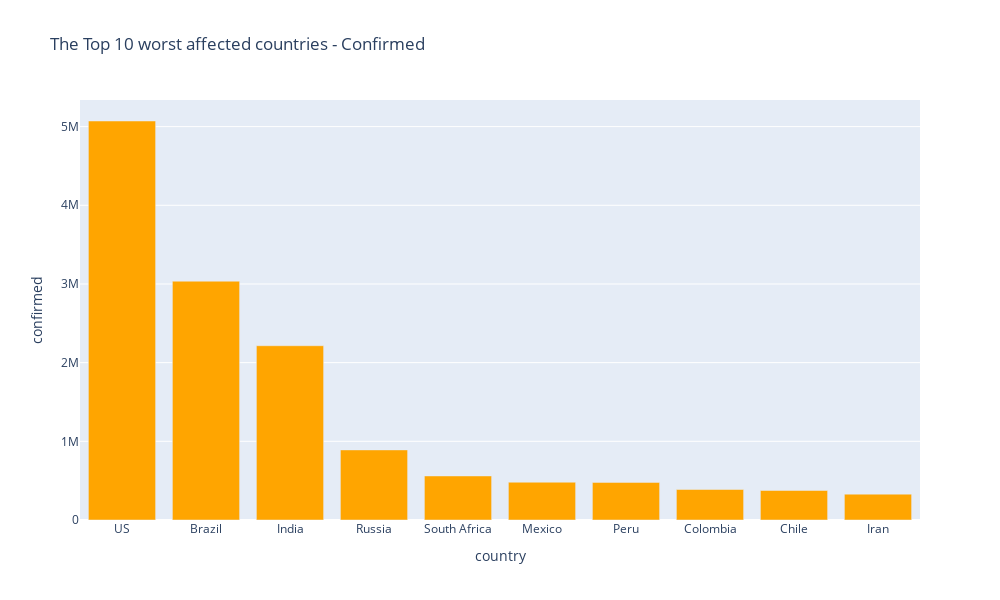

The cell this chart's notebook holds for it:
### Markdown cell above
### Bar chart with the top 10 worst hit countries - confirmed

### Code cell
fig = px.bar(sorted_confirmed,
    x = "country",
    y = "confirmed",
    title= "The Top 10 worst affected countries - Confirmed", 
    color_discrete_sequence=["orange"], 
    height=600,
    width=1000
)

#fig.write_image("images/fig3.png")
fig.show()

### Figure 1 — Plotly figure (JSON) as saved in the notebook; plotly's stock layout.template omitted (floating-point values rounded to 4 significant figures)
{"data": [{"alignmentgroup": "True", "hovertemplate": "country=%{x}<br>confirmed=%{y}<extra></extra>", "legendgroup": "", "marker": {"color": "orange"}, "name": "", "offsetgroup": "", "orientation": "v", "showlegend": false, "textposition": "auto", "type": "bar", "x": ["US", "Brazil", "India", "Russia", "South Africa", "Mexico", "Peru", "Colombia", "Chile", "Iran"], "xaxis": "x", "y": [5071306, 3035422, 2215074, 890799, 559859, 480278, 478024, 387481, 375044, 328844], "yaxis": "y"}], "layout": {"barmode": "relative", "height": 600, "legend": {"tracegroupgap": 0}, "title": {"text": "The Top 10 worst affected countries - Confirmed"}, "width": 1000, "xaxis": {"anchor": "y", "domain": [0, 1], "title": {"text": "country"}}, "yaxis": {"anchor": "x", "domain": [0, 1], "title": {"text": "confirmed"}}}}
